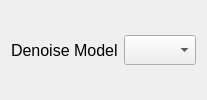
                                   <widget class="QWidget" name="denoiseContainer" native="true">
                                    <layout class="QHBoxLayout" name="horizontalLayout_64">
                                     <item>
                                      <widget class="QWidget" name="widget_44" native="true">
                                       <layout class="QHBoxLayout" name="horizontalLayout_63">
                                        <property name="leftMargin">
                                         <number>0</number>
                                        </property>
                                        <property name="topMargin">
                                         <number>0</number>
                                        </property>
                                        <property name="rightMargin">
                                         <number>0</number>
                                        </property>
                                        <property name="bottomMargin">
                                         <number>0</number>
                                        </property>
                                        <item>
                                         <widget class="QLabel" name="label_83">
                                          <property name="font">
                                           <font>
                                            <pointsize>12</pointsize>
                                           </font>
                                          </property>
                                          <property name="text">
                                           <string>Denoise Model</string>
                                          </property>
                                         </widget>
                                        </item>
                                        <item>
                                         <widget class="QComboBox" name="denoiseModelComboBox">
                                          <property name="sizePolicy">
                                           <sizepolicy hsizetype="MinimumExpanding" vsizetype="Fixed">
                                            <horstretch>0</horstretch>
                                            <verstretch>0</verstretch>
                                           </sizepolicy>
                                          </property>
                                          <property name="minimumSize">
                                           <size>
                                            <width>0</width>
                                            <height>0</height>
                                           </size>
                                          </property>
                                          <property name="maximumSize">
                                           <size>
                                            <width>250</width>
                                            <height>30</height>
                                           </size>
                                          </property>
                                         </widget>
                                        </item>
                                       </layout>
                                      </widget>
                                     </item>
                                    </layout>
                                   </widget>
